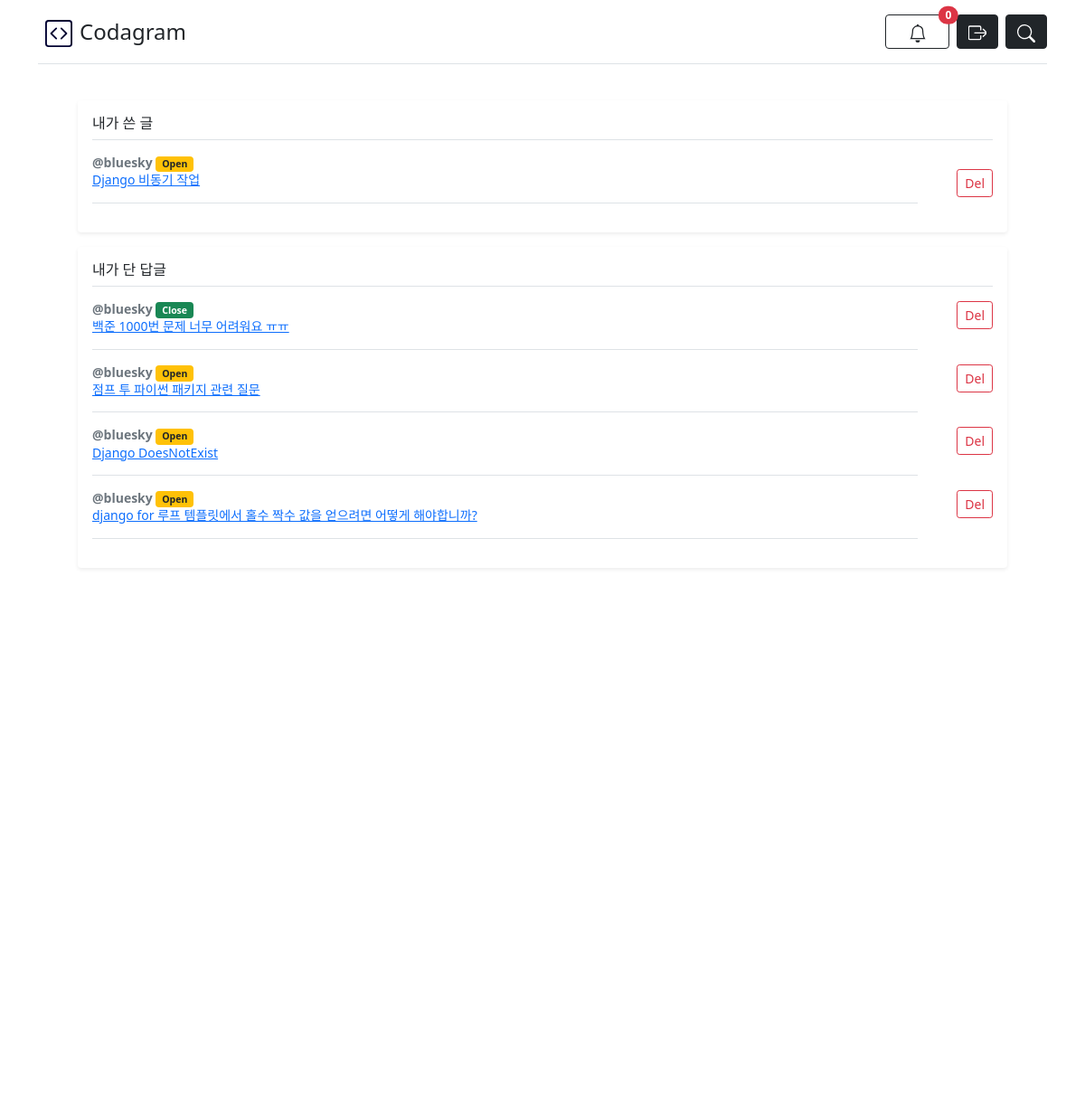
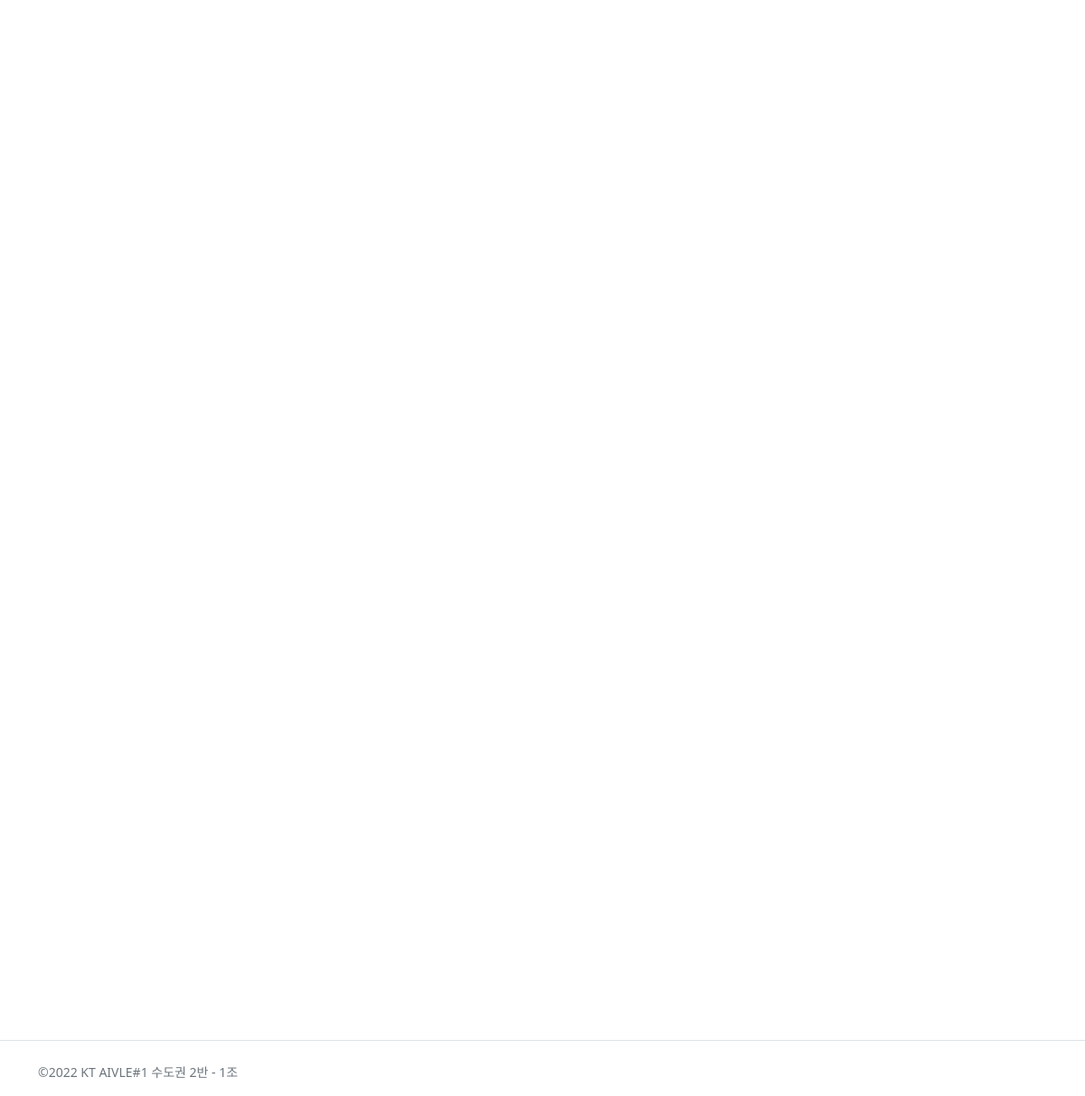
The app's page /member/mypage/ (signed in) with its own data (2 pictures, top to bottom).
### post/models.py (models this page shows, shortened)
class Post(models.Model):
    user = models.ForeignKey(settings.AUTH_USER_MODEL, on_delete=models.CASCADE)
    author = models.CharField(max_length=200, default=None)
    subject = models.CharField(max_length=200)
    description = models.TextField(blank=True)
    content = RichTextField()
    register_date = models.DateTimeField()
    solved = models.BooleanField(default=False)
    tags = TagField()
    likes = models.ManyToManyField(settings.AUTH_USER_MODEL, related_name="like_posts", blank=True)
    class Meta:
        ordering=['-register_date']

class Comment(models.Model):
    user = models.ForeignKey(settings.AUTH_USER_MODEL, on_delete=models.CASCADE)
    author = models.CharField(max_length=200, default=None)
    post = models.ForeignKey(Post, on_delete=models.CASCADE)
    description = models.TextField(blank=True)
    content = models.TextField(blank=True)
    register_date = models.DateTimeField()
    choice = models.BooleanField(default=False)
    check = models.BooleanField(default=False)

### member/views.py (the view)
# urls.py: path('mypage/', views.my_page, name='mypage'),
def my_page(request) :
    post_page = int(request.GET.get('wri_page', 1))
    id = request.user.id
    post = Post.objects.filter(user_id = id)
    post.order_by('-register_date')
    post_p = Paginator(post, 5)
    post_data = post_p.page(post_page)
    post_start_page = (post_page -1) //10 *10 + 1
    post_end_page = post_start_page + 9
    if post_end_page > post_p.num_pages :
        post_end_page = post_p.num_pages
    com_page = request.GET.get('com_page', 1)
    comment = Comment.objects.filter(user_id = id)
    comment.order_by('-register_date')
    com_p = Paginator(comment, 5)
    com_data = com_p.page(com_page)
    com_start_page = (com_page -1) //5 *5 + 1
    com_end_page = com_start_page + 4
    if com_end_page > com_p.num_pages :
        com_end_page = com_p.num_pages
    context = {
        'post_data' : post_data,
        'post_range' : range(post_start_page, post_end_page),
        'com_data' : com_data,
        'com_range' : range(com_start_page, com_end_page),
        'post_page' : post_page,
        'com_page' : com_page,
    }
    return render(request, 'member/mypage.html', context)

### member/templates/member/mypage.html (shortened to what this page needs)
{% extends "codagram/layout.html" %}
{% load bootstrap5 %}
{% block content %}
<body class="bg-light">
    <main class="container">
      <div class="my-3 p-3 bg-body rounded shadow-sm">
        <h6 class="border-bottom pb-2 mb-0">내가 쓴 글</h6>
        {% for data in post_data %}
          <div class="d-flex text-muted pt-3 ">
            <p class="pb-3 mb-0 small lh-sm border-bottom col-11">
              <strong class="d-block text-gray-dark">@{{data.author}}
                {% if data.solved %}
                  <span class="badge bg-success">Close</span>
                {% else %}
                  <span class="badge bg-warning text-dark">Open</span>
                {% endif %}
              </strong>
              <a href="{% url 'post:detail' data.id %}">
                {{ data.subject }}
              </a>
            </p>
            <small class="d-block text-end mt-3 col">
              <button type="button" class="btn btn-outline-danger btn-sm" data-bs-toggle="modal" data-bs-target="#modalChoice1">Del</button>
            </small>
          </div>
        {% endfor %}
        </div>
      <div class="my-3 p-3 bg-body rounded shadow-sm">
        <h6 class="border-bottom pb-2 mb-0">내가 단 답글</h6>
        {% for data in com_data %}
          <div class="d-flex text-muted pt-3 ">
            <p class="pb-3 mb-0 small lh-sm border-bottom col-11">
              <strong class="d-block text-gray-dark">@{{data.author}}
                {% if data.post.solved %}
                  <span class="badge bg-success">Close</span>
                {% else %}
                  <span class="badge bg-warning text-dark">Open</span>
                {% endif %}
              </strong>
              <a href="{% url 'post:detail' data.post.id %}">
                {{data.post.subject}}
              </a>
            </p>
            <small class="d-block text-end col">
              <button type="button" class="btn btn-outline-danger btn-sm" data-bs-toggle="modal" data-bs-target="#modalChoice2">Del</button>
            </small>
          </div>
        {% endfor %}
      </div>
    </body>
{% endblock %}

### codagram/templates/codagram/layout.html (shortened to what this page needs)
{% load static %}
<!doctype html>
<html>
    <head>
        <link href="{% static "style.css" %}" rel="stylesheet">
        <link
            rel="stylesheet"
            href="{% static "bootstrap-5.1.3-dist/css/bootstrap.min.css" %}"/>
        <link href="{% static "layout-side.css" %}" rel="stylesheet">
        <link href="{% static "oops.css" %}" rel="stylesheet">
    </head>
    <body class="bg-white">
        <header class="container pt-3 bg-white" >
            <div class="d-flex flex-column flex-md-row align-items-center pb-3 border-bottom">
                <a
                    href="{% url "codagram:index" %}"
                    class="d-flex align-items-center text-dark text-decoration-none">
                    <span class="fs-4 text-dark">Codagram</span>
                </a>
                <div class="d-flex flex-row ms-md-auto mt-2 mt-md-0">
                    {% if request.user.is_authenticated %}
                        <a id="alarmbtn" role="button" type="button" class="btn btn-outline-dark position-relative me-2">
                            <span
                                class="position-absolute top-0 start-100 translate-middle badge rounded-pill bg-danger">
                                {{ alarm_list|length }}
                            </span>
                        </a>
                        <a href="/member/logout/" role="button" class="btn btn-dark text-dark me-2">
                        </a>
                    {% endif %}
                    <button id="searchBtn" class="btn btn-dark">
                    </button>
                </div>
            </div>
        </header>
        <main class='container mt-4'>
            <div id="wrapper" class="d-flex flex-row">
                <div id="page-content-wrapper" class="flex-fill px-2">
                    <div class="container">
                        <div class="row">
                            <div class="col-sm-12">
                                {% block content %}
                                {% endblock %}
                            </div>
                        </div>
                    </div>
                </div>
            </div>
        </main>
    <div class="mb-auto mt-auto border-top mt-3 border-top">
        <div class="container ">
            <footer class="pt-4 md-5">
                <div class="row">
                    <div class="col-12 col-md">
                        <small class="d-block mb-3 text-muted">©2022 KT AIVLE#1 수도권 2반 - 1조</small>
                    </div>
                </footer>
            </div>
    </div>
</body>
</html>

### codagram/templates/codagram/user_info.html (shortened to what this page needs)
{% load thumbnail %}

### member/templates/member/profile.html (shortened to what this page needs)
{% load bootstrap5 %}

### records on screen
Post: author "bluesky", solved "Open", subject "Django 비동기 작업"
Comment: author "bluesky", shows "Close", post.subject "백준 1000번 문제 너무 어려워요 ㅠㅠ"
Comment: author "bluesky", shows "Open", post.subject "점프 투 파이썬 패키지 관련 질문"
Comment: author "bluesky", shows "Open", post.subject "Django DoesNotExist"
Comment: author "bluesky", shows "Open", post.subject "django for 루프 템플릿에서 홀수 짝수 값을 얻으려면 어떻게 해야합니까?"

### other values on screen
{{ alarm_list|length }} "0"
